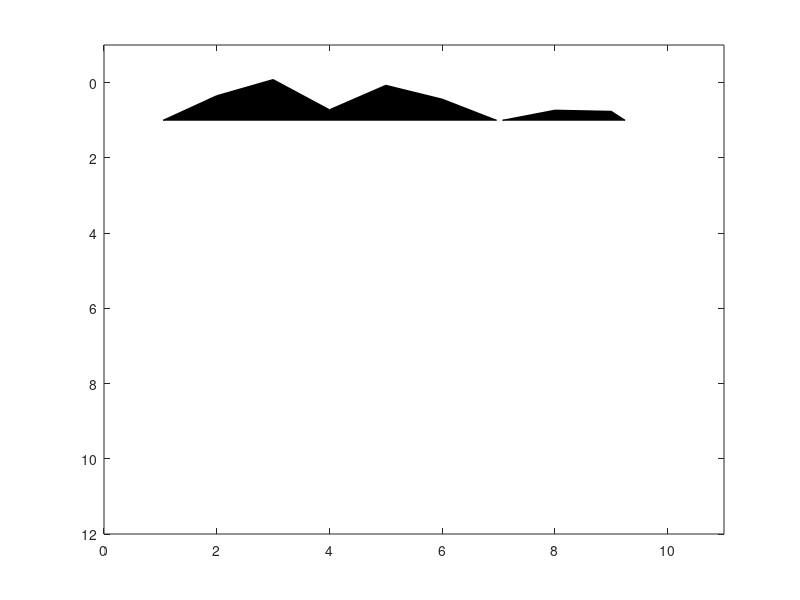

MATLAB code for this plot: (Note: this script raises an error after producing the figure.)
function wigb_my(a,scal,x,z,amx,gettrace)
%WIGB: Plot seismic data using wiggles.
%
%  WIGB(a,scal,x,z,amx) 
%
%  IN  a:     seismic data (a matrix, traces are columns)
%      scale: multiple data by scal
%      x:     horizontal axis (often offset)
%      z:     vertical axis (often time)
%
%  Note
%
%    If only 'a' is enter, 'scal,x,z,amn,amx' are set automatically; 
%    otherwise, 'scal' is a scalar; 'x, z' are vectors for annotation in 
%    offset and time, amx are the amplitude range.
%
%
%  Author(s): Xingong Li (Intseis, Integrated Seismic Solutions)
%  Copyright 1998-2003 Xingong 
%  Revision: 1.2  Date: Dec/2002 
%  

 if nargin == 0, nx=10;nz=10; a = rand(nz,nx)-0.5; end;

 [nz,nx]=size(a);

 trmx= max(abs(a));
 if (nargin <= 4); amx=mean(trmx);  gettrace=NaN; end;
 if (nargin <= 2); x=[1:nx]; z=[1:nz];  end;
 if (nargin <= 1); scal =1; end;

 if nx <= 1; disp(' ERR:PlotWig: nx has to be more than 1');return;end;

 % take the average as dx

	dx1 = abs(x(2:nx)-x(1:nx-1));
 	dx = median(dx1);


 dz=z(2)-z(1);
 xmx=max(max(a)); xmn=min(min(a)); 

 if scal == 0; scal=1; end;
 a = a * dx /amx; 
 a = a * scal;

 fprintf(' PlotWig: data range [%f, %f], plotted max %f \n',xmn,xmx,amx);
 
% set display range 

 x1=min(x)-2.0*dx; x2=max(x)+2.0*dx;
 z1=min(z)-dz; z2=max(z)+dz;
 
%  set(gca,'NextPlot','add','Box','on', ...
%   'XLim', [x1 x2], ...
%   'YDir','reverse', ...
%   'YLim',[z1 z2]);

 set(gca,'NextPlot','add','Box','on', ...
  'XLim', [z1 z2], ...
  'YDir','reverse', ...
  'YLim',[x1 x2]);
 

	fillcolor = [0 0 0];
	linecolor = [0 0 0];
	linewidth = 1.;

	z=z'; 	% input as row vector
	zstart=z(1);
	zend  =z(nz);

for i=1:nx,
   
  if trmx(i) ~= 0;    % skip the zero traces
	tr=a(:,i); 	% --- one scale for all section
  	s = sign(tr) ;
  	i1= find( s(1:nz-1) ~= s(2:nz) );	% zero crossing points
	npos = length(i1);


	%12/7/97 
	zadd = i1 + tr(i1) ./ (tr(i1) - tr(i1+1)); %locations with 0 amplitudes
	aadd = zeros(size(zadd));

	[zpos,vpos] = find(tr <0);
	[zz,iz] = sort([zpos; zadd]); 	% indices of zero point plus positives
	aa = [tr(zpos); aadd];
	aa = aa(iz);

	% be careful at the ends
		if tr(1)<0, 	a0=0; z0=1.00;
		else, 		a0=0; z0=zadd(1);
		end;
		if tr(nz)<0, 	a1=0; z1=nz; 
		else, 		a1=0; z1=max(zadd);
		end;
			
	zz = [z0; zz; z1; z0];
 	aa = [a0; aa; a1; a0];
		
	zzz = zstart + zz*dz -dz;

% patch(zzz ,  aa+x(i),  fillcolor);
% 	line( 'Color',[1 1 1],'EraseMode','background',  ...
%          'Xdata',[zstart zend] , 'Ydata',x(i)+[0 0]); % remove zero line
if ismember(i, gettrace)
patch(zzz ,  aa+x(i),  [0.5 0.5 0.5]);
	line( 'Color',[1 1 1],'EraseMode','background',  ...
         'Xdata',[zstart zend] , 'Ydata',x(i)+[0 0]); % remove zero line
else
patch(zzz ,  aa+x(i),  fillcolor);
	line( 'Color',[1 1 1],'EraseMode','background',  ...
         'Xdata',[zstart zend] , 'Ydata',x(i)+[0 0]); % remove zero line
end

%'LineWidth',linewidth, ...
%12/7/97 'Xdata', x(i)+[0 0], 'Ydata',[z0 z1]*dz);	% remove zero line

	line( 'Color',linecolor,'EraseMode','background',  ...
	 'LineWidth',linewidth, ...
	 'Ydata', tr+x(i), 'Xdata',z);	% negatives line

   else % zeros trace
line( 'Color',linecolor,'EraseMode','background',  ...
	 'LineWidth',linewidth, ...
         'Ydata', [x(i) x(i)], 'Xdata',[zstart zend]);
   end;
end;
